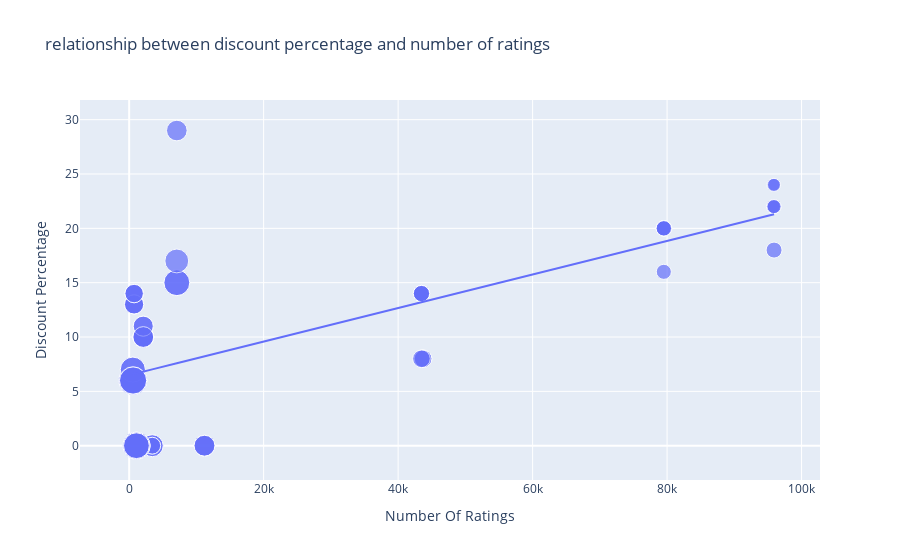

The notebook cell this image was saved under:
### Code cell
figure = px.scatter( data_frame = data, x= "Number Of Ratings", y="Discount Percentage" ,size = "Sale Price" ,trendline ="ols",
                    title= "relationship between discount percentage and number of ratings")
figure.show()

### Figure 1 — Plotly figure (JSON) as saved in the notebook; plotly's stock layout.template omitted (floating-point values rounded to 4 significant figures)
{"data": [{"hovertemplate": "Number Of Ratings=%{x}<br>Discount Percentage=%{y}<br>Sale Price=%{marker.size}<extra></extra>", "legendgroup": "", "marker": {"color": "#636efa", "size": [49900, 84900, 84900, 77000, 77000, 49900, 49900, 77000, 89900, 41999, 39999, 41999, 41999, 41999, 131900, 117100, 131900, 117100, 74999, 117900, 117100, 117900, 99900, 44999, 140900, 130900, 64900, 120900, 59900, 75900, 110900, 130900, 120900, 64900, 64900, 75900, 75900, 120900, 59900, 120900, 75900, 140900, 70900, 70900, 75900, 59900, 110900, 120900, 130900, 130900, 54999, 54999, 29999, 34999, 34999, 34999, 54999, 29999, 46999, 46999, 46999, 46999], "sizemode": "area", "sizeref": 352.2, "symbol": "circle"}, "mode": "markers", "name": "", "orientation": "v", "showlegend": false, "type": "scatter", "x": [3431, 3431, 3431, 11202, 11202, 3431, 3431, 11202, 1454, 79512, 79512, 79582, 79512, 79512, 1078, 1078, 1078, 1078, 7088, 7088, 1078, 7088, 7081, 95909, 542, 580, 740, 545, 740, 2101, 545, 580, 580, 730, 730, 2101, 2101, 580, 740, 580, 2092, 545, 2101, 2092, 2101, 740, 545, 580, 580, 580, 43707, 43707, 95807, 95909, 95807, 95909, 43470, 95909, 43470, 43470, 43470, 43470], "xaxis": "x", "y": [0, 0, 0, 0, 0, 0, 0, 0, 0, 20, 16, 20, 20, 20, 0, 0, 0, 0, 29, 15, 0, 15, 17, 18, 6, 6, 13, 6, 14, 10, 7, 6, 6, 13, 13, 10, 10, 6, 14, 6, 10, 6, 11, 11, 10, 14, 7, 6, 6, 6, 8, 8, 24, 22, 22, 22, 8, 24, 14, 14, 14, 14], "yaxis": "y"}, {"hovertemplate": "<b>OLS trendline</b><br>Discount Percentage = 0.000154292 * Number Of Ratings + 6.49233<br>R<sup>2</sup>=0.468988<br><br>Number Of Ratings=%{x}<br>Discount Percentage=%{y} <b>(trend)</b><extra></extra>", "legendgroup": "", "marker": {"color": "#636efa", "symbol": "circle"}, "mode": "lines", "name": "", "showlegend": false, "type": "scatter", "x": [542, 545, 545, 545, 545, 580, 580, 580, 580, 580, 580, 580, 580, 730, 730, 740, 740, 740, 740, 1078, 1078, 1078, 1078, 1078, 1454, 2092, 2092, 2101, 2101, 2101, 2101, 2101, 3431, 3431, 3431, 3431, 3431, 7081, 7088, 7088, 7088, 11202, 11202, 11202, 43470, 43470, 43470, 43470, 43470, 43707, 43707, 79512, 79512, 79512, 79512, 79582, 95807, 95807, 95909, 95909, 95909, 95909], "xaxis": "x", "y": [6.576, 6.576, 6.576, 6.576, 6.576, 6.582, 6.582, 6.582, 6.582, 6.582, 6.582, 6.582, 6.582, 6.605, 6.605, 6.607, 6.607, 6.607, 6.607, 6.659, 6.659, 6.659, 6.659, 6.659, 6.717, 6.815, 6.815, 6.816, 6.816, 6.816, 6.816, 6.816, 7.022, 7.022, 7.022, 7.022, 7.022, 7.585, 7.586, 7.586, 7.586, 8.221, 8.221, 8.221, 13.2, 13.2, 13.2, 13.2, 13.2, 13.24, 13.24, 18.76, 18.76, 18.76, 18.76, 18.77, 21.27, 21.27, 21.29, 21.29, 21.29, 21.29], "yaxis": "y"}], "layout": {"autosize": true, "legend": {"itemsizing": "constant", "tracegroupgap": 0}, "title": {"text": "relationship between discount percentage and number of ratings"}, "xaxis": {"anchor": "y", "autorange": true, "domain": [0, 1], "range": [-6750.0, 102400.0], "title": {"text": "Number Of Ratings"}, "type": "linear"}, "yaxis": {"anchor": "x", "autorange": true, "domain": [0, 1], "range": [-5.213, 33.41], "title": {"text": "Discount Percentage"}, "type": "linear"}}}
